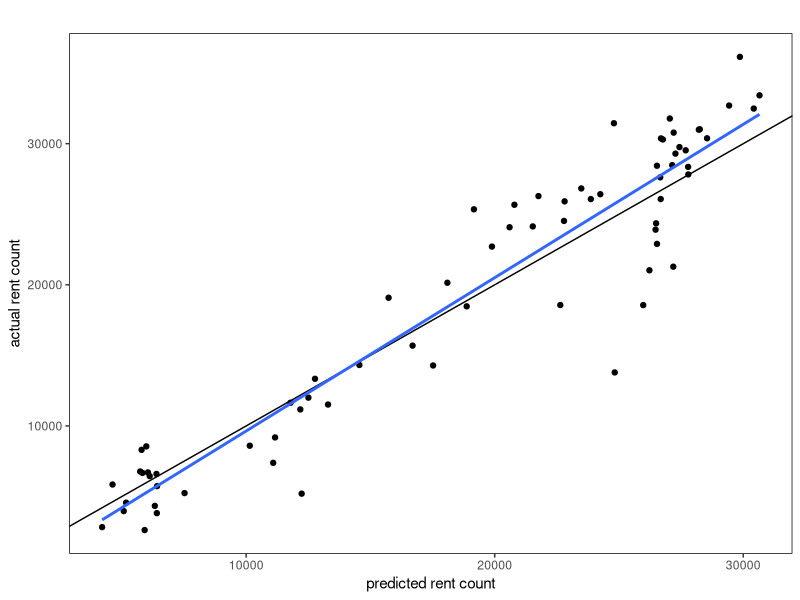

This chart was generated by the following R code: (Note: a time limit stopped this script after it produced the figure.)
## ---- chunk 1
rm(list=ls())
#install.packages("randomForest")
#install.packages("tidyverse")
library(randomForest)
library(tidyverse)
auto<-read.csv("./seoul_bike_agg_mean_FG.csv")
demo<-read.csv("./7days_demo_FG.csv")
## ---- chunk 2
getDT<-function(x,title=""){
  set.seed(12)
  select<-sample(1:nrow(x),length(x$rent_count)*0.8)
  train=x[select,]
  test=x[-select,]
  train.forest<-randomForest(rent_count~.,
                             data=train,
                             importance=TRUE, 
                             ntree=100)
  pred<-predict(train.forest,test)
  MSR<-sqrt(mean((test$rent_count-pred)**2))
  gg<-data.frame(x=pred,
                 y=test$rent_count)
  print(ggplot(gg,aes(x,y))+
          geom_point()+
          geom_abline()+
          geom_smooth(method = "lm",
                      span=10,
                      se=FALSE)+
          labs(title = title,
               x = 'predicted rent count', 
               y = 'actual rent count')+
          theme(panel.grid = element_blank(), 
                panel.background = element_rect(color = 'black', 
                                                fill = 'transparent'),
                plot.title = element_text(hjust = 0.5)))
  print(train.forest)#summary of table
  print(train%>%select(-rent_count)%>%colnames())#features names
  print(paste("RMSE:",MSR))#RMSE
  list(train.forest,train)
}

DT<-getDT(auto)

## ---- chunk 3
#Cross validation
#perform 5 times with 10 folds
#might cost some time to run
train<-DT[[2]]
Train.cv <- replicate(5,
                      rfcv(train[-ncol(train)], train$rent_count, cv.fold = 10, step=1.5),
                      simplify = FALSE)

#Table and Plot 
#No. features VS cross validation errors 
train.cv <- data.frame(sapply(Train.cv, '[[', "error.cv"))
train.cv$features <- rownames(train.cv)
train.cv <- gather(train.cv,
                   key="key",
                   value="value",
                   -features)
train.cv$features <- as.numeric(as.character(train.cv$features))
train.cv.mean <- aggregate(train.cv$value, 
                           by = list(train.cv$features), 
                           FUN = mean)[-c(13,14,15),]

colnames(train.cv.mean)<-(c("Number_of_Features","Mean_of_Squared_Residual"))
head(train.cv.mean, 15)#lowest x when 5 features
ggplot(train.cv.mean, 
       aes(Number_of_Features, 
           Mean_of_Squared_Residual)) +
  geom_line() +
  theme(panel.grid = element_blank(), 
        panel.background = element_rect(color = 'black', 
                                        fill = 'transparent'),
        plot.title = element_text(hjust = 0.5)) +
  labs(title = '#Features vs. Error',
       x = 'Number of Features', 
       y = 'Mean of squared residual')
## ---- chunk 4
#Plot of variable importance
#2 standards: Increasing of MSE and Increasing node purity
varImpPlot(DT[[1]], 
           n.var = 5, 
           type = 2,
           main = 'Top 10 - variable importance',
           cex=0.7)
## ---- chunk 5
# extracts two sets each contains 5 features corresponding to the top 5 increasing node purity
important_features<-data.frame(importance(DT[[1]]), check.names = FALSE)

features_purity <- important_features[order(important_features$IncNodePurity, 
                                            decreasing = TRUE), ][c(1:5),]%>%rownames()
DTpurity<-getDT(auto%>%select(c(rent_count,all_of(features_purity))),title="top5 incnodepurity")

## ---- chunk 6
# predicted rent count for 7days demo
predict(DTpurity[[1]],demo)
